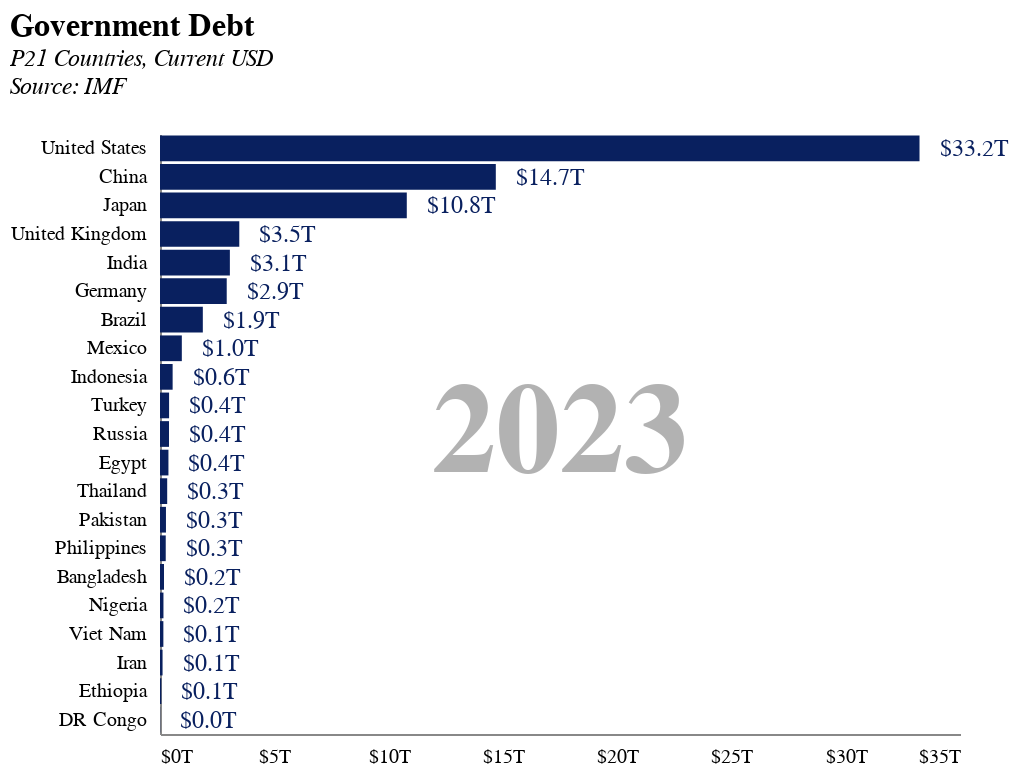

Notebook cell for this chart:
### Markdown cell above
### P21

### Code cell
p21_iso3s = ["BGD", "BRA", "CHN", "COD", "EGY", "ETH", "GBR", "DEU", "IND", "IDN", "IRN", "JPN", "MEX", "NGA", "PAK", "PHL", "RUS", "THA", "TUR", "USA", "VNM"]

temp_df = df.query("iso3 in @p21_iso3s")
temp_df["debt"] = temp_df["debt"] / 1_000

# add a rank column by 2023 debt
rank_df = temp_df.query("year == 2023").sort_values("debt", ascending=False).reset_index(drop=True)
rank_df["rank"] = rank_df.index + 1

temp_df = pd.merge(temp_df, rank_df[["iso3", "rank"]], on="iso3")

slider = alt.binding_range(min=2003, max=2023, step=1, name='Year:')
op_year = alt.param(value=2023, bind=slider)

base = alt.Chart(temp_df).encode(
    x=alt.X("debt:Q", title="", axis=alt.Axis(labelExpr=" '$'+datum.value+'T'")),
    y=alt.Y("short_country:N", title="Country", axis=alt.Axis(title=None), sort=alt.SortField(field="rank")),
).transform_filter(
    alt.datum.year == op_year
).add_params(op_year)

bars = base.mark_bar(color="rgb(9, 32, 95)")

# add a large text in the middle with the year

labels = base.mark_text(
    align='left',
    baseline='middle',
    dx=10,
    dy=0,
    fontSize=12,
    fontWeight="normal",
    text=alt.expr("'$' + format(datum.debt, '.1f') + 'T'"),
    color="rgb(9, 32, 95)",
    opacity=1
).encode(
    size=alt.value(12)
)

year_label_df = pd.DataFrame([{"year": y} for y in range(2003, 2024)])



text = alt.Chart(year_label_df).mark_text(
    align='center',
    baseline='middle',
    dx=0,
    dy=0,
    fontSize=64,
    fontWeight="bold",
    color="black",
    opacity=0.3
).encode(
    text="year:N"
).transform_filter(
    alt.datum.year == op_year
)



chart = bars + text + labels

chart = chart.properties(
    title = alt.TitleParams(
            "Government Debt",
    subtitle=["P21 Countries, Current USD", "Source: IMF", ""],
    ),
    width=400,
    height=300
)

chart.display()

chart.save("charts/nominal_debt/p21_countries_debt_2023_slider.json")
chart.save("charts/nominal_debt/p21_countries_debt_2023_slider.png", scale_factor=3.0)
chart.save("charts/nominal_debt/p21_countries_debt_2023_slider.svg")

# and saving without the text
textless = (bars + labels).properties(
    title = alt.TitleParams(
            "Government Debt",
    subtitle=["2023, P21 Countries, Current USD", "Source: IMF", ""],
    ),
    width=400,
    height=300
)

textless.save("charts/nominal_debt/p21_countries_debt_2023.json")
textless.save("charts/nominal_debt/p21_countries_debt_2023.png", scale_factor=3.0)
textless.save("charts/nominal_debt/p21_countries_debt_2023.svg")

### Figure 1 — Vega-Lite specification as saved in the notebook (floating-point values rounded to 4 significant figures; data arrays with more than 128 entries replaced by an {"elided": "..."} marker saying what was removed)
{"config": {"axisX": {"labelPadding": 6, "tickOpacity": 0, "title": null, "grid": false, "ticks": false, "labelSeparation": 10}, "axisY": {"title": null, "grid": false, "tickOpacity": 0}, "title": {"fontSize": 16, "subtitleFontSize": 12, "subtitleFontStyle": "italic", "anchor": "start", "color": "black"}, "view": {"stroke": "transparent"}}, "layer": [{"data": {"name": "data-10922dc28854c28bb50698a5dab5b0d0"}, "mark": {"type": "bar", "color": "rgb(9, 32, 95)"}, "encoding": {"x": {"axis": {"labelExpr": " '$'+datum.value+'T'"}, "field": "debt", "title": "", "type": "quantitative"}, "y": {"axis": {"title": null}, "field": "short_country", "sort": {"field": "rank"}, "title": "Country", "type": "nominal"}}, "transform": [{"filter": "(datum.year === param_3)"}]}, {"data": {"name": "data-efebf43224d7eea0320d19511ef4f86b"}, "mark": {"type": "text", "align": "center", "baseline": "middle", "color": "black", "dx": 0, "dy": 0, "fontSize": 64, "fontWeight": "bold", "opacity": 0.3}, "encoding": {"text": {"field": "year", "type": "nominal"}}, "transform": [{"filter": "(datum.year === param_3)"}]}, {"data": {"name": "data-10922dc28854c28bb50698a5dab5b0d0"}, "mark": {"type": "text", "align": "left", "baseline": "middle", "color": "rgb(9, 32, 95)", "dx": 10, "dy": 0, "fontSize": 12, "fontWeight": "normal", "opacity": 1, "text": {"expr": "'$' + format(datum.debt, '.1f') + 'T'"}}, "encoding": {"size": {"value": 12}, "x": {"axis": {"labelExpr": " '$'+datum.value+'T'"}, "field": "debt", "title": "", "type": "quantitative"}, "y": {"axis": {"title": null}, "field": "short_country", "sort": {"field": "rank"}, "title": "Country", "type": "nominal"}}, "transform": [{"filter": "(datum.year === param_3)"}]}], "height": 300, "params": [{"name": "param_3", "bind": {"input": "range", "max": 2023, "min": 2003, "name": "Year:", "step": 1}, "value": 2023}], "title": {"text": "Government Debt", "subtitle": ["P21 Countries, Current USD", "Source: IMF", ""]}, "width": 400, "$schema": "https://vega.github.io/schema/vega-lite/v5.8.0.json", "datasets": {"data-10922dc28854c28bb50698a5dab5b0d0": {"elided": "711 records"}, "data-efebf43224d7eea0320d19511ef4f86b": [{"year": 2003}, {"year": 2004}, {"year": 2005}, {"year": 2006}, {"year": 2007}, {"year": 2008}, {"year": 2009}, {"year": 2010}, {"year": 2011}, {"year": 2012}, {"year": 2013}, {"year": 2014}, {"year": 2015}, {"year": 2016}, {"year": 2017}, {"year": 2018}, {"year": 2019}, {"year": 2020}, {"year": 2021}, {"year": 2022}, {"year": 2023}]}}
